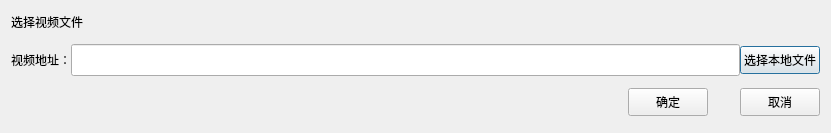
<?xml version="1.0" encoding="UTF-8"?>
<ui version="4.0">
 <class>SetVideoUrlDialog</class>
 <widget class="QDialog" name="SetVideoUrlDialog">
  <property name="geometry">
   <rect>
    <x>0</x>
    <y>0</y>
    <width>831</width>
    <height>133</height>
   </rect>
  </property>
  <property name="windowTitle">
   <string>设置http地址</string>
  </property>
  <layout class="QVBoxLayout" name="verticalLayout">
   <property name="spacing">
    <number>0</number>
   </property>
   <item>
    <layout class="QHBoxLayout" name="horizontalLayout_3">
     <property name="bottomMargin">
      <number>0</number>
     </property>
     <item>
      <widget class="QLabel" name="label_2">
       <property name="text">
        <string>选择视频文件</string>
       </property>
      </widget>
     </item>
    </layout>
   </item>
   <item>
    <spacer name="verticalSpacer_7">
     <property name="orientation">
      <enum>Qt::Vertical</enum>
     </property>
     <property name="sizeType">
      <enum>QSizePolicy::Fixed</enum>
     </property>
     <property name="sizeHint" stdset="0">
      <size>
       <width>20</width>
       <height>12</height>
      </size>
     </property>
    </spacer>
   </item>
   <item>
    <layout class="QHBoxLayout" name="horizontalLayout_9">
     <property name="bottomMargin">
      <number>0</number>
     </property>
     <item>
      <widget class="QLabel" name="label_8">
       <property name="text">
        <string>视频地址：</string>
       </property>
      </widget>
     </item>
     <item>
      <widget class="QLineEdit" name="lineEdit_fileUrl">
       <property name="minimumSize">
        <size>
         <width>0</width>
         <height>32</height>
        </size>
       </property>
       <property name="text">
        <string/>
       </property>
      </widget>
     </item>
     <item>
      <widget class="QPushButton" name="pushButton_selectFile">
       <property name="minimumSize">
        <size>
         <width>0</width>
         <height>28</height>
        </size>
       </property>
       <property name="cursor">
        <cursorShape>PointingHandCursor</cursorShape>
       </property>
       <property name="text">
        <string>选择本地文件</string>
       </property>
      </widget>
     </item>
    </layout>
   </item>
   <item>
    <spacer name="verticalSpacer_4">
     <property name="orientation">
      <enum>Qt::Vertical</enum>
     </property>
     <property name="sizeType">
      <enum>QSizePolicy::Fixed</enum>
     </property>
     <property name="sizeHint" stdset="0">
      <size>
       <width>20</width>
       <height>12</height>
      </size>
     </property>
    </spacer>
   </item>
   <item>
    <layout class="QHBoxLayout" name="horizontalLayout_2">
     <item>
      <spacer name="horizontalSpacer">
       <property name="orientation">
        <enum>Qt::Horizontal</enum>
       </property>
       <property name="sizeHint" stdset="0">
        <size>
         <width>40</width>
         <height>20</height>
        </size>
       </property>
      </spacer>
     </item>
     <item>
      <widget class="QPushButton" name="pushButton">
       <property name="minimumSize">
        <size>
         <width>0</width>
         <height>28</height>
        </size>
       </property>
       <property name="cursor">
        <cursorShape>PointingHandCursor</cursorShape>
       </property>
       <property name="text">
        <string>确定</string>
       </property>
      </widget>
     </item>
     <item>
      <spacer name="horizontalSpacer_2">
       <property name="orientation">
        <enum>Qt::Horizontal</enum>
       </property>
       <property name="sizeType">
        <enum>QSizePolicy::Fixed</enum>
       </property>
       <property name="sizeHint" stdset="0">
        <size>
         <width>32</width>
         <height>20</height>
        </size>
       </property>
      </spacer>
     </item>
     <item>
      <widget class="QPushButton" name="pushButton_2">
       <property name="minimumSize">
        <size>
         <width>0</width>
         <height>28</height>
        </size>
       </property>
       <property name="cursor">
        <cursorShape>PointingHandCursor</cursorShape>
       </property>
       <property name="text">
        <string>取消</string>
       </property>
      </widget>
     </item>
    </layout>
   </item>
   <item>
    <spacer name="verticalSpacer_2">
     <property name="orientation">
      <enum>Qt::Vertical</enum>
     </property>
     <property name="sizeType">
      <enum>QSizePolicy::Fixed</enum>
     </property>
     <property name="sizeHint" stdset="0">
      <size>
       <width>20</width>
       <height>6</height>
      </size>
     </property>
    </spacer>
   </item>
  </layout>
 </widget>
 <resources/>
 <connections>
  <connection>
   <sender>pushButton</sender>
   <signal>clicked()</signal>
   <receiver>SetVideoUrlDialog</receiver>
   <slot>accept()</slot>
   <hints>
    <hint type="sourcelabel">
     <x>573</x>
     <y>93</y>
    </hint>
    <hint type="destinationlabel">
     <x>470</x>
     <y>76</y>
    </hint>
   </hints>
  </connection>
  <connection>
   <sender>pushButton_2</sender>
   <signal>clicked()</signal>
   <receiver>SetVideoUrlDialog</receiver>
   <slot>reject()</slot>
   <hints>
    <hint type="sourcelabel">
     <x>706</x>
     <y>92</y>
    </hint>
    <hint type="destinationlabel">
     <x>653</x>
     <y>87</y>
    </hint>
   </hints>
  </connection>
 </connections>
</ui>
